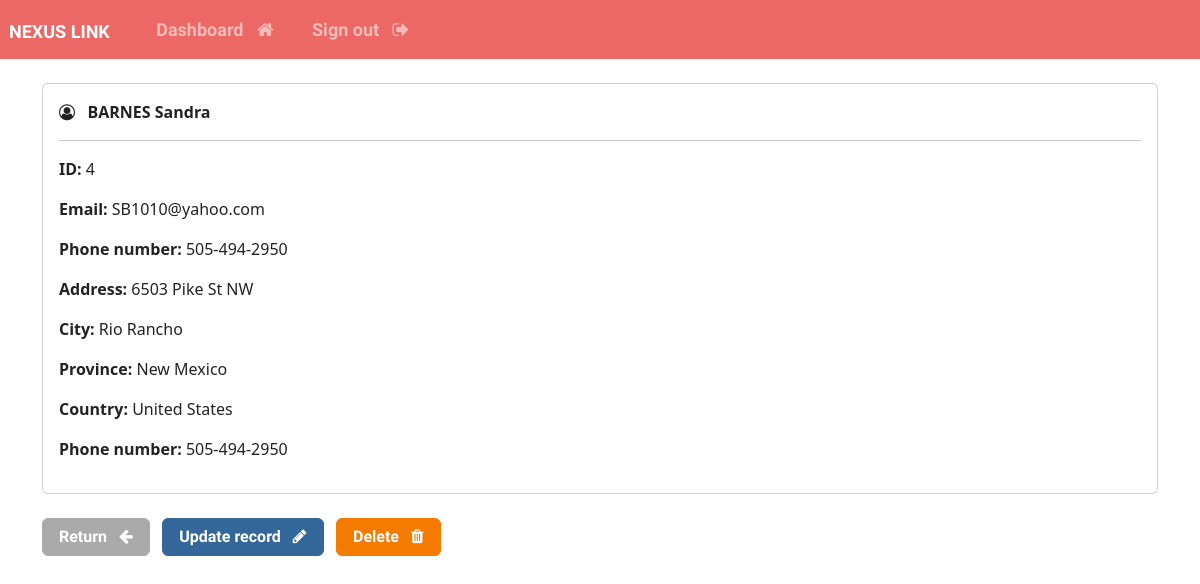
The app's page /record/4 (signed in) with its own data.
### nexuslink/models.py (models this page shows, shortened)
class Record(models.Model):
    creation_date = models.DateTimeField(auto_now_add=True)
    first_name = models.CharField(max_length=100)
    last_name = models.CharField(max_length=100)
    email = models.CharField(max_length=225)
    phone = models.CharField(max_length=20)
    address = models.CharField(max_length=300)
    city = models.CharField(max_length=255)
    province = models.CharField(max_length=200)
    country = models.CharField(max_length=125)

### nexuslink/views.py (the view)
# urls.py: path('record/<int:pk>', views.singular_record, name="record"),
@login_required(login_url='my-login')
def singular_record(request, pk):
    all_records = Record.objects.get(id=pk)
    context = {'record':all_records}
    return render(request, 'nexuslink/view-record.html', context=context)

### nexuslink/templates/nexuslink/view-record.html (shortened to what this page needs)
{% extends 'nexuslink/base.html' %}
{% block content %}
    <div class="card">
        <div class="card-body">
            <i class="fa fa-user-circle-o" aria-hidden="true"></i> &nbsp;
            <strong>
                {{record.last_name|upper}}
                {{record.first_name}}
            </strong>
            <hr>
            <p> <strong> ID: </strong> {{record.id}} </p>
            <p> <strong> Email: </strong> {{record.email}} </p>
            <p> <strong> Phone number: </strong> {{record.phone}} </p>
            <p> <strong> Address: </strong> {{record.address}} </p>
            <p> <strong> City: </strong> {{record.city}} </p>
            <p> <strong> Province: </strong> {{record.province}} </p>
            <p> <strong> Country: </strong> {{record.country}} </p>
            <p> <strong> Phone number: </strong> {{record.phone}} </p>
        </div>
    </div>
    <br>
    <a href="{% url 'dashboard' %}" class="btn btn-secondary"> Return &nbsp; <i class="fa fa-arrow-left" aria-hidden="true"></i>
    </a>
    <a href="{% url 'update-record' record.id %}" class="btn btn-info"> Update record &nbsp; <i class="fa fa-pencil" aria-hidden="true"></i>
    </a>
    <a href="{% url 'delete-record' record.id %}" class="btn btn-danger"> Delete &nbsp; <i class="fa fa-trash" aria-hidden="true"></i>
    </a>
{% endblock %}

### records on screen
Record: last_name "BARNES", first_name "Sandra", id "4", email "SB1010@yahoo.com", phone "505-494-2950", address "6503 Pike St NW", city "Rio Rancho", province "New Mexico", country "United States"
